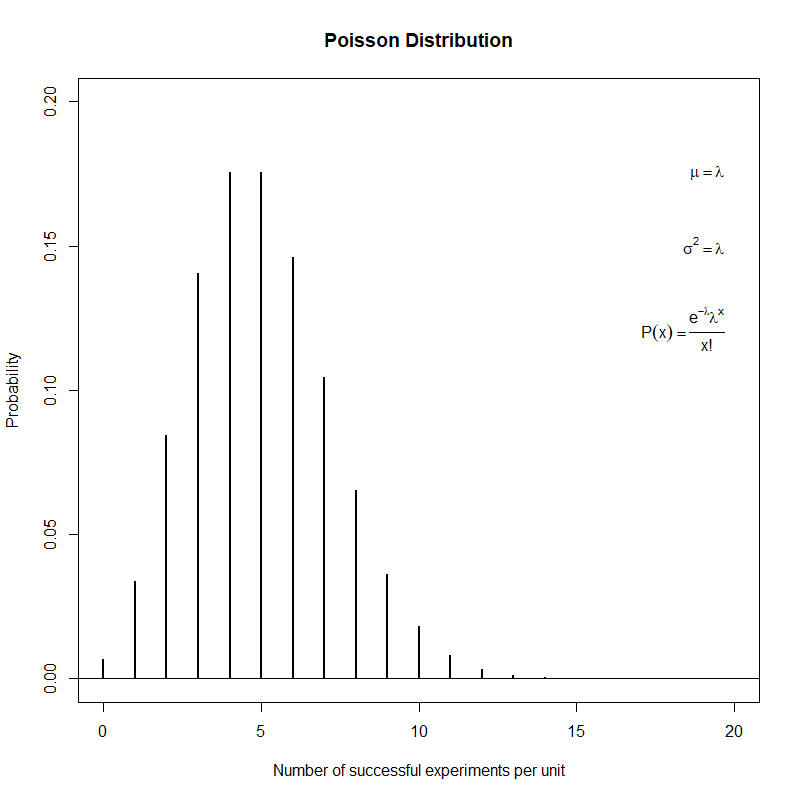

Here is the R script that generated this plot:
### POISSON DISTRIBUTION ###

# R documentation
help("dpois")

# Set the mean value per time unit
lambda <- as.numeric(readline(prompt = "Type the lambda value: "))
while(lambda < 0){
  lambda <- as.numeric(readline(prompt = "Error! Lambda must be non-negative: "))
}

# Build probability plot
curve(dpois(x, lambda = lambda),
      from = 0,
      to = 20,
      type = "h",
      lwd = 2,
      xlab = "Number of successful experiments per unit",
      ylab = "Probability",
      main = "Poisson Distribution",
      ylim = c(0, 0.35),
      n = 21)
abline(h = 0)

# EXAMPLE

curve(dpois(x, lambda = 5),
      from = 0,
      to = 20,
      type = "h",
      lwd = 2,
      xlab = "Number of successful experiments per unit",
      ylab = "Probability",
      main = "Poisson Distribution",
      ylim = c(0, 0.20),
      n = 21)
abline(h = 0)
text(x = 20, y = 0.175, expression(mu == lambda), cex = 1, pos = 2)
text(x = 20, y = 0.150, expression(sigma^2 == lambda), cex = 1, pos = 2)
text(x = 20, y = 0.120, expression(P(x) == frac(e^-lambda*lambda^x, paste(x, "!"))), cex = 1, pos = 2)
